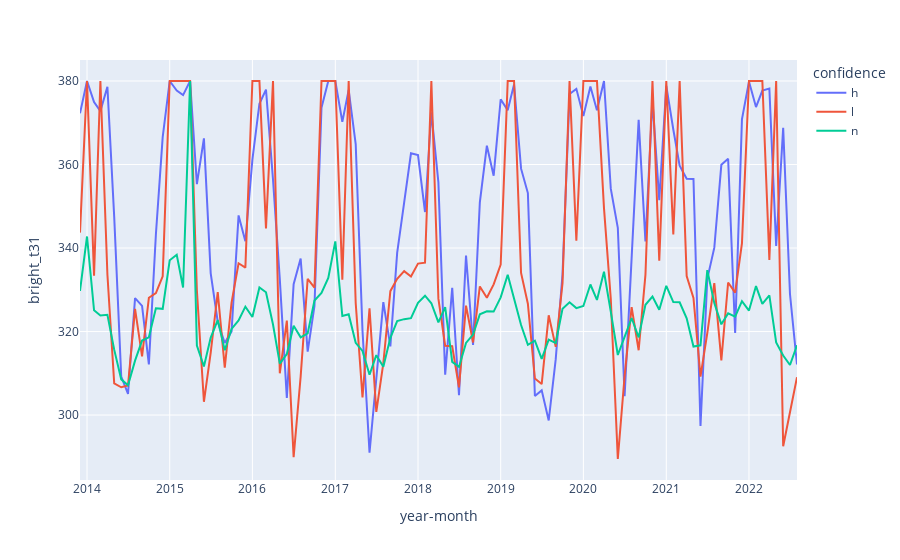

This figure's notebook cell:
### Code cell
px.line(a, x='year-month', y='bright_t31', color='confidence')
